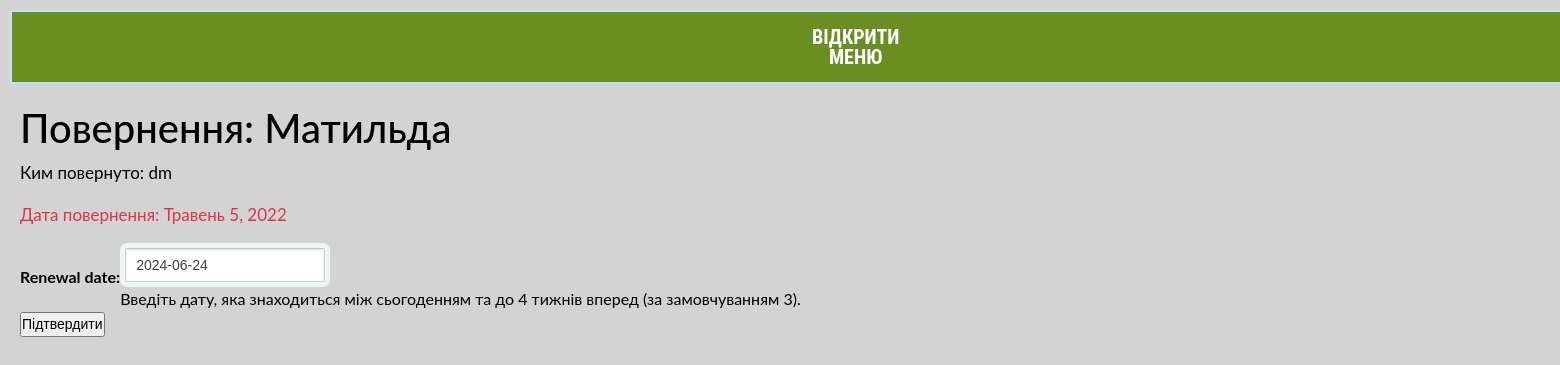
/catalog/book/af24eae5-ea80-4f99-8598-4d0b8377ea2f/renew/ (signed in), run on the app's committed database.
### catalog/models.py (models this page shows, shortened)
class BookInstance(models.Model):
    id = models.UUIDField(primary_key=True, default=uuid.uuid4,
                          help_text="Unique ID for this particular book across whole library")
    book = models.ForeignKey('book',on_delete=models.RESTRICT, null=True, verbose_name='Назва книги')
    imprint = models.CharField(max_length=200)
    due_back = models.DateField(null=True, blank=True, verbose_name='Дата повернення')
    borrower = models.ForeignKey(User, on_delete=models.SET_NULL, null=True, blank=True, verbose_name='Ким повернуто')
    @property
    def is_overdue(self):
        if self.due_back and date.today() > self.due_back:
            return True
        return False
    LOAN_STATUS = (
        ('d', 'На обслуговуванні'),
        ('o', 'Зайнято'),
        ('a', 'Доступно'),
        ('r', 'Зарезервовано'),
    )
    status = models.CharField(
        max_length=1,
        choices=LOAN_STATUS,
        blank=True,
        default='d',
        help_text='Book availability',
        verbose_name='Статус')
    class Meta:
        ordering = ['due_back']
        permissions = (("can_mark_returned", "Set book as returned"),)
        verbose_name='статус книги'
        verbose_name_plural = 'Статус книги'

class Book(models.Model):
    title = models.CharField(max_length=200, verbose_name='Назви книг')
    author = models.ForeignKey('Author', on_delete=models.SET_NULL, null=True, verbose_name='Автор')
    summary = models.TextField(max_length=1000, help_text="Enter a brief description of the book", verbose_name='Коротко про книгу')
    isbn = models.CharField(max_length=13,
                            unique=True,
                            help_text='13 Character <a href="https://www.isbn-international.org/content/what-isbn'
                                      '">ISBN number</a>')
    photo = models.ImageField(upload_to="photos/%Y/%m/%d/")
    genre = models.ManyToManyField(Genre, help_text="Select a genre for this book")
    language = models.ForeignKey('Language', on_delete=models.SET_NULL, null=True, verbose_name='Мова оригіналу')
    is_anonsed = models.BooleanField(default=False)
    time_create = models.DateTimeField(auto_now_add=True)
    time_update = models.DateTimeField(auto_now=True)
    year_of_creation = models.IntegerField()
    class Meta:
        ordering = ['title', 'author']
        verbose_name='книгу'
        verbose_name_plural = 'Книги'
    def display_genre(self):
        """Creates a string for the Genre. This is required to display genre in Admin."""
        return ', '.join([genre.name for genre in self.genre.all()[:3]])
    display_genre.short_description = 'Жанри'

### catalog/views.py (the view)
# urls.py: path('book/<uuid:pk>/renew/', views.renew_book_librarian, name='renew-book-librarian'),
@login_required
@permission_required('catalog.can_mark_returned', raise_exception=True)
def renew_book_librarian(request, pk):
    book_instance = get_object_or_404(BookInstance, pk=pk)
    if request.method == 'POST':
        form = RenewBookForm(request.POST)
        if form.is_valid():
            book_instance.due_back = form.cleaned_data['renewal_date']
            book_instance.save()
            return HttpResponseRedirect(reverse('all-borrowed'))
    else:
        proposed_renewal_date = datetime.date.today() + datetime.timedelta(weeks=3)
        form = RenewBookForm(initial={'renewal_date': proposed_renewal_date})
    context = {
        'form': form,
        'book_instance': book_instance,
    }
    return render(request, 'catalog/book_renew_librarian.html', context)

### catalog/forms.py (shortened to what this page needs)
class RenewBookForm(forms.Form):
    renewal_date = forms.DateField(
            help_text="Введіть дату, яка знаходиться між сьогоденням та до 4 тижнів вперед (за замовчуванням 3).")

### catalog/templates/catalog/book_renew_librarian.html (shortened to what this page needs)
{% extends "base_generic.html" %}
{% block content %}
    <h1>Повернення: {{book_instance.book.title}}</h1>
    <p>Ким повернуто: {{book_instance.borrower}}</p>
    <p{% if book_instance.is_overdue %} class="text-danger"{% endif %}>Дата повернення: {{book_instance.due_back}}</p>
    <form action="" method="post">
        <table>
        {{ form.as_table }}
        </table>
        <input type="submit" value="Підтвердити" />
    </form>
{% endblock %}

### catalog/static/css/styles.css (style rules this page uses)
* { margin:0; padding: 0; }
.text-danger { color:red; }
.body-css { background-color: #d3d3d3; padding: 0; color: black; width: 100%; height: 100%; overflow-x:hidden; }
input { font-family: 'Lucida Grande', Tahoma, Verdana, sans-serif; font-size: 14px; }
input[type="text"], input[type="password"] { margin: 5px; padding: 0 10px; width: 200px; height: 34px; color: #404040; background: white; border: 1px solid; border-color: #c4c4c4 #d1d1d1 #d4d4d4; border-radius: 2px; outline: 5px solid #eff4f7; -moz-outline-radius: 3px; -webkit-box-shadow: inset 0 1px 3px rgba(0, 0, 0, 0.12); box-shadow: inset 0 1px 3px rgba(0, 0, 0, 0.12); }
p { color: black; font-size: 17px; }
body { font-family: "ptsans", "Lato", "Helvetica Neue", Helvetica, Arial, sans-serif; }

### data on the page
BookInstance: book "Матильда", borrower "dm", due_back "Травень 5, 2022"
